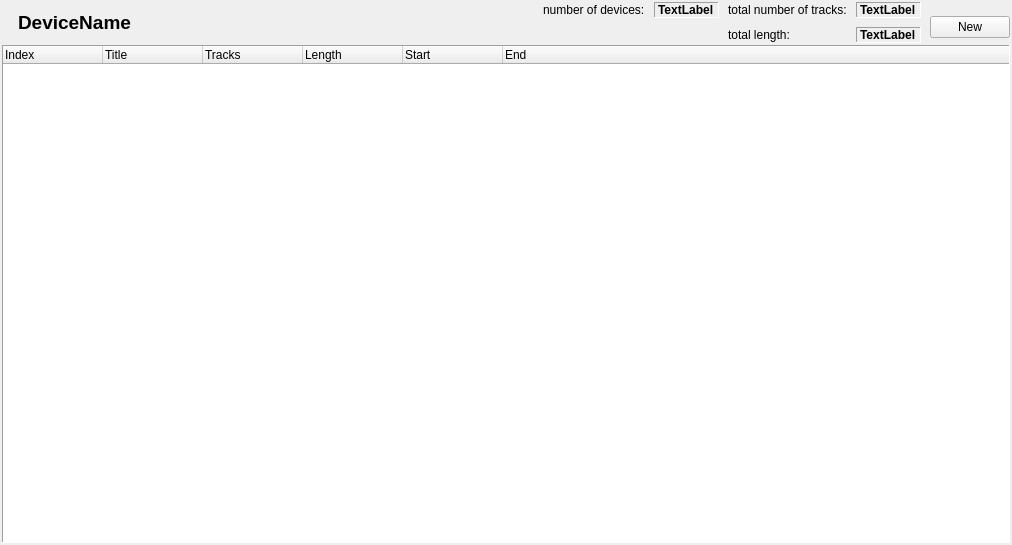
<?xml version="1.0" encoding="UTF-8"?>
<ui version="4.0">
 <class>deviceListClass</class>
 <widget class="QWidget" name="deviceListClass">
  <property name="geometry">
   <rect>
    <x>0</x>
    <y>0</y>
    <width>1012</width>
    <height>545</height>
   </rect>
  </property>
  <property name="windowTitle">
   <string>Device List</string>
  </property>
  <property name="windowIcon">
   <iconset resource="../resources.qrc">
    <normaloff>:/logo/resources/icon64.png</normaloff>:/logo/resources/icon64.png</iconset>
  </property>
  <layout class="QVBoxLayout" name="verticalLayout_2">
   <property name="spacing">
    <number>2</number>
   </property>
   <property name="margin">
    <number>2</number>
   </property>
   <item>
    <layout class="QHBoxLayout" name="horizontalLayout">
     <property name="spacing">
      <number>9</number>
     </property>
     <item>
      <widget class="QLabel" name="deviceIcon">
       <property name="text">
        <string/>
       </property>
       <property name="pixmap">
        <pixmap resource="../resources.qrc">:/devices48/resources/tr48x48-0013.png</pixmap>
       </property>
      </widget>
     </item>
     <item>
      <widget class="QLabel" name="deviceName">
       <property name="font">
        <font>
         <pointsize>14</pointsize>
         <weight>75</weight>
         <bold>true</bold>
        </font>
       </property>
       <property name="text">
        <string>DeviceName</string>
       </property>
      </widget>
     </item>
     <item>
      <spacer name="horizontalSpacer">
       <property name="orientation">
        <enum>Qt::Horizontal</enum>
       </property>
       <property name="sizeHint" stdset="0">
        <size>
         <width>40</width>
         <height>20</height>
        </size>
       </property>
      </spacer>
     </item>
     <item>
      <layout class="QFormLayout" name="formLayout_2">
       <property name="sizeConstraint">
        <enum>QLayout::SetDefaultConstraint</enum>
       </property>
       <property name="fieldGrowthPolicy">
        <enum>QFormLayout::AllNonFixedFieldsGrow</enum>
       </property>
       <property name="leftMargin">
        <number>0</number>
       </property>
       <item row="0" column="0">
        <widget class="QLabel" name="label_4">
         <property name="text">
          <string>number of devices:</string>
         </property>
        </widget>
       </item>
       <item row="0" column="1">
        <widget class="QLabel" name="totalDevices">
         <property name="font">
          <font>
           <weight>75</weight>
           <bold>true</bold>
          </font>
         </property>
         <property name="frameShape">
          <enum>QFrame::Panel</enum>
         </property>
         <property name="frameShadow">
          <enum>QFrame::Sunken</enum>
         </property>
         <property name="text">
          <string>TextLabel</string>
         </property>
        </widget>
       </item>
      </layout>
     </item>
     <item>
      <layout class="QFormLayout" name="formLayout">
       <property name="sizeConstraint">
        <enum>QLayout::SetDefaultConstraint</enum>
       </property>
       <property name="leftMargin">
        <number>0</number>
       </property>
       <item row="0" column="0">
        <widget class="QLabel" name="label_2">
         <property name="text">
          <string>total number of tracks:</string>
         </property>
        </widget>
       </item>
       <item row="1" column="0">
        <widget class="QLabel" name="label_3">
         <property name="text">
          <string>total length:</string>
         </property>
        </widget>
       </item>
       <item row="0" column="1">
        <widget class="QLabel" name="totalTracks">
         <property name="font">
          <font>
           <weight>75</weight>
           <bold>true</bold>
          </font>
         </property>
         <property name="frameShape">
          <enum>QFrame::Panel</enum>
         </property>
         <property name="frameShadow">
          <enum>QFrame::Sunken</enum>
         </property>
         <property name="text">
          <string>TextLabel</string>
         </property>
        </widget>
       </item>
       <item row="1" column="1">
        <widget class="QLabel" name="totalLength">
         <property name="font">
          <font>
           <weight>75</weight>
           <bold>true</bold>
          </font>
         </property>
         <property name="frameShape">
          <enum>QFrame::Panel</enum>
         </property>
         <property name="frameShadow">
          <enum>QFrame::Sunken</enum>
         </property>
         <property name="text">
          <string>TextLabel</string>
         </property>
        </widget>
       </item>
      </layout>
     </item>
     <item>
      <layout class="QVBoxLayout" name="verticalLayout">
       <item>
        <spacer name="verticalSpacer">
         <property name="orientation">
          <enum>Qt::Vertical</enum>
         </property>
         <property name="sizeType">
          <enum>QSizePolicy::Preferred</enum>
         </property>
         <property name="sizeHint" stdset="0">
          <size>
           <width>20</width>
           <height>10</height>
          </size>
         </property>
        </spacer>
       </item>
       <item>
        <widget class="QPushButton" name="newButton">
         <property name="text">
          <string>New</string>
         </property>
         <property name="icon">
          <iconset resource="../resources.qrc">
           <normaloff>:/icons/resources/filenew.png</normaloff>:/icons/resources/filenew.png</iconset>
         </property>
         <property name="iconSize">
          <size>
           <width>16</width>
           <height>16</height>
          </size>
         </property>
        </widget>
       </item>
      </layout>
     </item>
    </layout>
   </item>
   <item>
    <widget class="QTreeWidget" name="list">
     <property name="frameShape">
      <enum>QFrame::Panel</enum>
     </property>
     <property name="alternatingRowColors">
      <bool>true</bool>
     </property>
     <property name="rootIsDecorated">
      <bool>false</bool>
     </property>
     <column>
      <property name="text">
       <string>Index</string>
      </property>
     </column>
     <column>
      <property name="text">
       <string>Title</string>
      </property>
     </column>
     <column>
      <property name="text">
       <string>Tracks</string>
      </property>
     </column>
     <column>
      <property name="text">
       <string>Length</string>
      </property>
     </column>
     <column>
      <property name="text">
       <string>Start</string>
      </property>
     </column>
     <column>
      <property name="text">
       <string>End</string>
      </property>
     </column>
    </widget>
   </item>
  </layout>
 </widget>
 <resources>
  <include location="../../resources.qrc"/>
 </resources>
 <connections/>
</ui>
